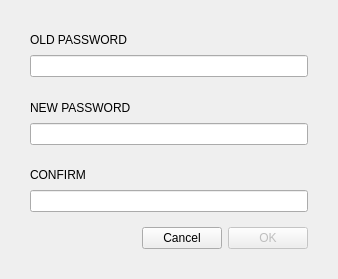
<?xml version="1.0" encoding="UTF-8"?>
<ui version="4.0">
 <class>ChangePasswordDialog</class>
 <widget class="QDialog" name="ChangePasswordDialog">
  <property name="geometry">
   <rect>
    <x>0</x>
    <y>0</y>
    <width>338</width>
    <height>279</height>
   </rect>
  </property>
  <property name="sizePolicy">
   <sizepolicy hsizetype="Fixed" vsizetype="Fixed">
    <horstretch>0</horstretch>
    <verstretch>0</verstretch>
   </sizepolicy>
  </property>
  <property name="minimumSize">
   <size>
    <width>338</width>
    <height>279</height>
   </size>
  </property>
  <property name="maximumSize">
   <size>
    <width>338</width>
    <height>279</height>
   </size>
  </property>
  <property name="windowTitle">
   <string>Change password</string>
  </property>
  <property name="locale">
   <locale language="English" country="UnitedStates"/>
  </property>
  <layout class="QGridLayout" name="gridLayout">
   <property name="leftMargin">
    <number>30</number>
   </property>
   <property name="topMargin">
    <number>30</number>
   </property>
   <property name="rightMargin">
    <number>30</number>
   </property>
   <property name="bottomMargin">
    <number>30</number>
   </property>
   <property name="verticalSpacing">
    <number>5</number>
   </property>
   <item row="3" column="0" colspan="4">
    <widget class="QLabel" name="m_newPasswordTextLabel">
     <property name="sizePolicy">
      <sizepolicy hsizetype="Maximum" vsizetype="Preferred">
       <horstretch>0</horstretch>
       <verstretch>0</verstretch>
      </sizepolicy>
     </property>
     <property name="styleSheet">
      <string notr="true">[errorState=&quot;true&quot;] {
  color: #ef3131;
}</string>
     </property>
     <property name="text">
      <string>NEW PASSWORD</string>
     </property>
    </widget>
   </item>
   <item row="6" column="0" colspan="4">
    <widget class="QLabel" name="m_newPasswordConfirmationTextLabel">
     <property name="sizePolicy">
      <sizepolicy hsizetype="Maximum" vsizetype="Preferred">
       <horstretch>0</horstretch>
       <verstretch>0</verstretch>
      </sizepolicy>
     </property>
     <property name="styleSheet">
      <string notr="true">[errorState=&quot;true&quot;] {
  color: #ef3131;
}</string>
     </property>
     <property name="text">
      <string>CONFIRM</string>
     </property>
    </widget>
   </item>
   <item row="0" column="0" colspan="4">
    <widget class="QLabel" name="m_oldPasswordTextLabel">
     <property name="styleSheet">
      <string notr="true">[errorState=&quot;true&quot;] {
  color: #ef3131;
}</string>
     </property>
     <property name="text">
      <string>OLD PASSWORD</string>
     </property>
    </widget>
   </item>
   <item row="8" column="0" colspan="4">
    <spacer name="verticalSpacer">
     <property name="orientation">
      <enum>Qt::Vertical</enum>
     </property>
     <property name="sizeType">
      <enum>QSizePolicy::Fixed</enum>
     </property>
     <property name="sizeHint" stdset="0">
      <size>
       <width>20</width>
       <height>10</height>
      </size>
     </property>
    </spacer>
   </item>
   <item row="2" column="0" colspan="4">
    <spacer name="verticalSpacer_2">
     <property name="orientation">
      <enum>Qt::Vertical</enum>
     </property>
     <property name="sizeType">
      <enum>QSizePolicy::Fixed</enum>
     </property>
     <property name="sizeHint" stdset="0">
      <size>
       <width>20</width>
       <height>15</height>
      </size>
     </property>
    </spacer>
   </item>
   <item row="4" column="0" colspan="4">
    <widget class="QLineEdit" name="m_newPasswordEdit">
     <property name="sizePolicy">
      <sizepolicy hsizetype="Expanding" vsizetype="Fixed">
       <horstretch>0</horstretch>
       <verstretch>0</verstretch>
      </sizepolicy>
     </property>
     <property name="styleSheet">
      <string notr="true">[errorState=&quot;true&quot;] {
  border-color: #ef3131;
}</string>
     </property>
     <property name="echoMode">
      <enum>QLineEdit::Password</enum>
     </property>
    </widget>
   </item>
   <item row="5" column="0" colspan="4">
    <spacer name="verticalSpacer_3">
     <property name="orientation">
      <enum>Qt::Vertical</enum>
     </property>
     <property name="sizeType">
      <enum>QSizePolicy::Fixed</enum>
     </property>
     <property name="sizeHint" stdset="0">
      <size>
       <width>20</width>
       <height>15</height>
      </size>
     </property>
    </spacer>
   </item>
   <item row="1" column="0" colspan="4">
    <widget class="QLineEdit" name="m_oldPasswordEdit">
     <property name="styleSheet">
      <string notr="true">[errorState=&quot;true&quot;] {
  border-color: #ef3131;
}</string>
     </property>
     <property name="echoMode">
      <enum>QLineEdit::Password</enum>
     </property>
    </widget>
   </item>
   <item row="7" column="0" colspan="4">
    <widget class="QLineEdit" name="m_newPasswordConfirmationEdit">
     <property name="styleSheet">
      <string notr="true">[errorState=&quot;true&quot;] {
  border-color: #ef3131;
}</string>
     </property>
     <property name="echoMode">
      <enum>QLineEdit::Password</enum>
     </property>
    </widget>
   </item>
   <item row="9" column="0">
    <spacer name="horizontalSpacer">
     <property name="orientation">
      <enum>Qt::Horizontal</enum>
     </property>
     <property name="sizeHint" stdset="0">
      <size>
       <width>130</width>
       <height>20</height>
      </size>
     </property>
    </spacer>
   </item>
   <item row="9" column="1">
    <widget class="WalletGui::WalletCancelButton" name="m_cancelButton">
     <property name="text">
      <string>Cancel</string>
     </property>
    </widget>
   </item>
   <item row="9" column="2" colspan="2">
    <widget class="WalletGui::WalletOkButton" name="m_okButton">
     <property name="enabled">
      <bool>false</bool>
     </property>
     <property name="text">
      <string>OK</string>
     </property>
     <property name="default">
      <bool>true</bool>
     </property>
    </widget>
   </item>
  </layout>
 </widget>
 <customwidgets>
  <customwidget>
   <class>WalletGui::WalletOkButton</class>
   <extends>QPushButton</extends>
   <header>Gui/Common/WalletOkButton.h</header>
  </customwidget>
  <customwidget>
   <class>WalletGui::WalletCancelButton</class>
   <extends>QPushButton</extends>
   <header>Gui/Common/WalletCancelButton.h</header>
  </customwidget>
 </customwidgets>
 <tabstops>
  <tabstop>m_oldPasswordEdit</tabstop>
  <tabstop>m_newPasswordEdit</tabstop>
  <tabstop>m_newPasswordConfirmationEdit</tabstop>
  <tabstop>m_okButton</tabstop>
 </tabstops>
 <resources/>
 <connections>
  <connection>
   <sender>m_newPasswordEdit</sender>
   <signal>textChanged(QString)</signal>
   <receiver>ChangePasswordDialog</receiver>
   <slot>checkPassword(QString)</slot>
   <hints>
    <hint type="sourcelabel">
     <x>223</x>
     <y>64</y>
    </hint>
    <hint type="destinationlabel">
     <x>168</x>
     <y>82</y>
    </hint>
   </hints>
  </connection>
  <connection>
   <sender>m_newPasswordConfirmationEdit</sender>
   <signal>textChanged(QString)</signal>
   <receiver>ChangePasswordDialog</receiver>
   <slot>checkPassword(QString)</slot>
   <hints>
    <hint type="sourcelabel">
     <x>223</x>
     <y>103</y>
    </hint>
    <hint type="destinationlabel">
     <x>168</x>
     <y>82</y>
    </hint>
   </hints>
  </connection>
  <connection>
   <sender>m_okButton</sender>
   <signal>clicked()</signal>
   <receiver>ChangePasswordDialog</receiver>
   <slot>accept()</slot>
   <hints>
    <hint type="sourcelabel">
     <x>169</x>
     <y>141</y>
    </hint>
    <hint type="destinationlabel">
     <x>168</x>
     <y>82</y>
    </hint>
   </hints>
  </connection>
  <connection>
   <sender>m_cancelButton</sender>
   <signal>clicked()</signal>
   <receiver>ChangePasswordDialog</receiver>
   <slot>reject()</slot>
   <hints>
    <hint type="sourcelabel">
     <x>277</x>
     <y>141</y>
    </hint>
    <hint type="destinationlabel">
     <x>168</x>
     <y>82</y>
    </hint>
   </hints>
  </connection>
  <connection>
   <sender>m_oldPasswordEdit</sender>
   <signal>textChanged(QString)</signal>
   <receiver>ChangePasswordDialog</receiver>
   <slot>passwordChanged(QString)</slot>
   <hints>
    <hint type="sourcelabel">
     <x>168</x>
     <y>62</y>
    </hint>
    <hint type="destinationlabel">
     <x>168</x>
     <y>134</y>
    </hint>
   </hints>
  </connection>
 </connections>
 <slots>
  <slot>checkPassword(QString)</slot>
  <slot>passwordChanged(QString)</slot>
 </slots>
</ui>
